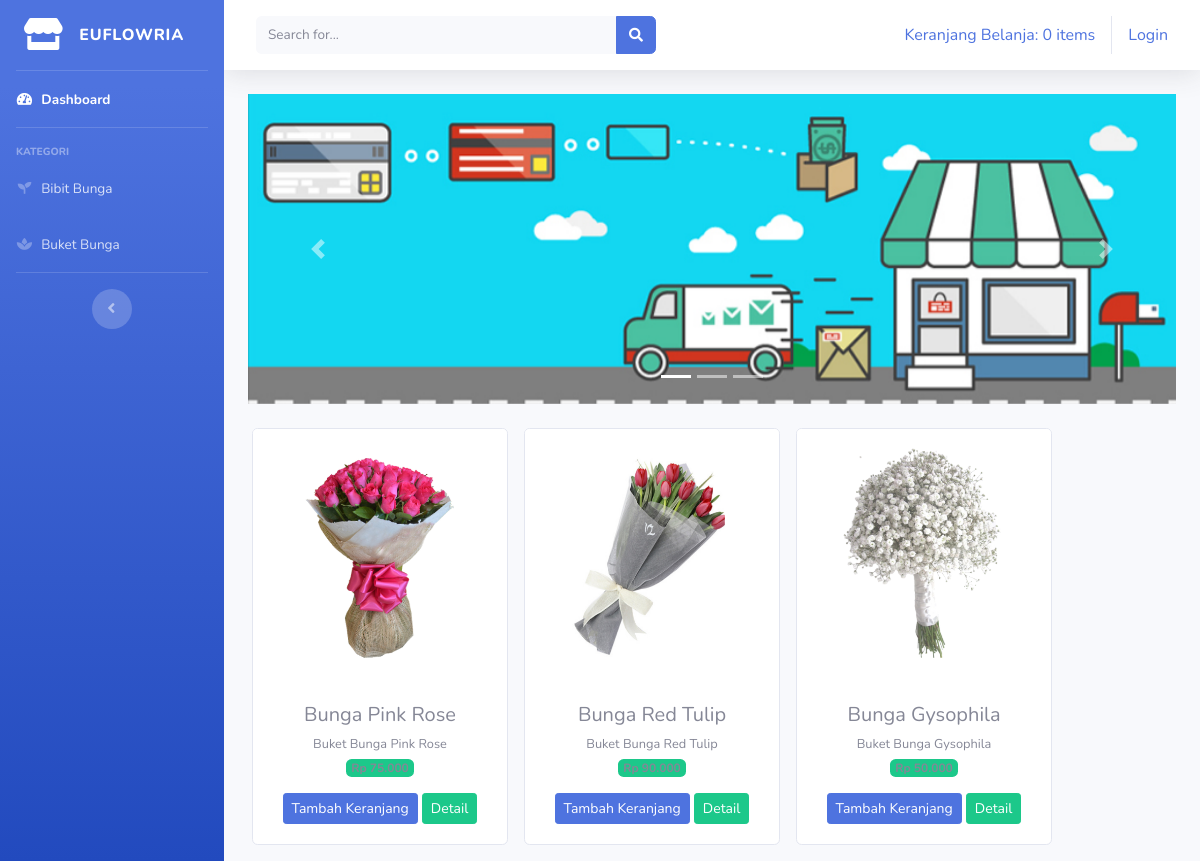
Page /index.php/kategori/buket_bunga on the committed database.
### tables this page shows
CREATE TABLE `tb_barang` (
  `id_brg` int(11) NOT NULL,
  `nama_brg` varchar(120) NOT NULL,
  `keterangan` varchar(225) NOT NULL,
  `kategori` varchar(60) NOT NULL,
  `harga` int(11) NOT NULL,
  `stok` int(4) NOT NULL,
  `gambar` text NOT NULL
);

### application/controllers/kategori.php (called while the page is built, shortened)
<?php
class Kategori extends CI_Controller
{
	public function buket_bunga()
	{
		$data['buket_bunga'] = $this->model_kategori->data_buket_bunga()->result();
		$this->load->view('templates/header');
		$this->load->view('templates/sidebar');
		$this->load->view('buket_bunga', $data);
		$this->load->view('templates/footer');
	}
}

### index.php (called while the page is built, shortened)
<?php
require_once BASEPATH.'core/CodeIgniter.php';

### application/models/model_kategori.php (called while the page is built, shortened)
<?php
class Model_kategori extends CI_Model
{
	public function data_buket_bunga()
	{
		return $this->db->get_where("tb_barang", array('kategori' => 'buket bunga'));
	}
}

### application/views/buket_bunga.php (the view, shortened to what this page needs)
<div class="container-fluid">
    <div id="carouselExampleIndicators" class="carousel slide" data-ride="carousel">
        <ol class="carousel-indicators">
            <li data-target="#carouselExampleIndicators" data-slide-to="0" class="active"></li>
            <li data-target="#carouselExampleIndicators" data-slide-to="1"></li>
            <li data-target="#carouselExampleIndicators" data-slide-to="2"></li>
        </ol>
        <div class="carousel-inner">
            <div class="carousel-item active">
                <img src="<?php echo base_url('assets/img/slider1.jpg') ?>" class="d-block w-100" alt="gambar">
            </div>
        </div>
        <a class="carousel-control-prev" href="#carouselExampleIndicators" role="button" data-slide="prev">
            <span class="carousel-control-prev-icon" aria-hidden="true"></span>
        </a>
        <a class="carousel-control-next" href="#carouselExampleIndicators" role="button" data-slide="next">
            <span class="carousel-control-next-icon" aria-hidden="true"></span>
        </a>
    </div>
    <div class="row text-center mt-4">
        <?php foreach ($buket_bunga as $brg) : ?>
            <div class="card ml-3 mb-3" style="width: 16rem;">
                <img src="<?php echo base_url() . '/uploads/' . $brg->gambar ?>" class="card-img-top" alt="...">
                <div class="card-body">
                    <h5 class="card-title mb-1"><?php echo $brg->nama_brg ?></h5>
                    <small><?php echo $brg->keterangan ?></small><br>
                    <span class="badge bg-success mb-3">Rp <?php echo number_format($brg->harga, 0, ',', '.') ?></span><br>
                    <?php echo anchor('dashboard/tambah_keranjang/' . $brg->id_brg, '<div class="btn btn-sm btn-primary">Tambah Keranjang</div>') ?>
                    <?php echo anchor('dashboard/detail/' . $brg->id_brg, '<div class="btn btn-sm btn-success">Detail</div>') ?>
                </div>
            </div>
        <?php endforeach; ?>
    </div>
</div>

### application/views/templates/header.php (shortened to what this page needs)
<!DOCTYPE html>
<html lang="en">
<head>
    <link href="<?php echo base_url() ?>assets/vendor/fontawesome-free/css/all.min.css" rel="stylesheet" type="text/css">
    <link href="<?php echo base_url() ?>assets/css/sb-admin-2.min.css" rel="stylesheet">
</head>
<body class="bg-gradient-primary">

### application/views/templates/sidebar.php (shortened to what this page needs)
<body id="page-top">
    <div id="wrapper">
        <ul class="navbar-nav bg-gradient-primary sidebar sidebar-dark accordion" id="accordionSidebar">
            <a class="sidebar-brand d-flex align-items-center justify-content-center" href="<?php echo base_url('Welcome/') ?>">
                <div class="sidebar-brand-icon">
                    <i class="fas fa-store"></i>
                </div>
                <div class="sidebar-brand-text mx-3">EUFLOWRIA</div>
            </a>
            <hr class="sidebar-divider my-0">
            <li class="nav-item active">
                <a class="nav-link" href="<?php echo base_url('Welcome/') ?>">
                    <i class="fas fa-fw fa-tachometer-alt"></i>
                    <span>Dashboard</span>
                </a>
            </li>
            <hr class="sidebar-divider">
            <div class="sidebar-heading">
                Kategori
            </div>
            <li class="nav-item">
                <a class="nav-link" href="<?php echo base_url('kategori/bibit_bunga') ?>">
                    <i class="fas fa-fw fa-seedling"></i>
                    <span>Bibit Bunga</span></a>
            </li>
            <li class="nav-item">
                <a class="nav-link" href="<?php echo base_url('kategori/buket_bunga') ?>">
                    <i class="fas fa-fw fa-spa"></i>
                    <span>Buket Bunga</span></a>
            </li>
            <hr class="sidebar-divider d-none d-md-block">
            <div class="text-center d-none d-md-inline">
                <button class="rounded-circle border-0" id="sidebarToggle"></button>
            </div>
        </ul>
        <div id="content-wrapper" class="d-flex flex-column">
            <div id="content">
                <nav class="navbar navbar-expand navbar-light bg-white topbar mb-4 static-top shadow">
                    <form class="d-none d-sm-inline-block form-inline mr-auto ml-md-3 my-2 my-md-0 mw-100 navbar-search">
                        <div class="input-group">
                            <input type="text" class="form-control bg-light border-0 small" placeholder="Search for..." aria-label="Search" aria-describedby="basic-addon2">
                            <div class="input-group-append">
                                <button class="btn btn-primary" type="button">
                                    <i class="fas fa-search fa-sm"></i>
                                </button>
                            </div>
                        </div>
                    </form>
                    <ul class="navbar-nav ml-auto">
                        <div class="navbar">
                            <ul class="nav navbar-nav navbar-right">
                                <li>
                                    <?php
                                    $keranjang = 'Keranjang Belanja: ' . $this->cart->total_items() . ' items'
                                    ?>
                                    <?php echo anchor('dashboard/detail_keranjang', $keranjang) ?>
                                </li>
                            </ul>
                            <ul class="na navbar-nav navbar-right">
                                <?php if ($this->session->userdata('username')) { ?>
                                    <li>
                                        <div>Selamat Datang <?php echo $this->session->userdata('username') . ' !' ?></div>
                                    </li>
                                    <li class="ml-2"><?php echo anchor('auth/logout', 'Logout'); ?></li>
                                <?php } else { ?>
                                    <li><?php echo anchor('auth/login', 'Login'); ?></li>
                                <?php } ?>
                            </ul>
                        </div>
                    </ul>
                </nav>

### application/views/templates/footer.php (shortened to what this page needs)
</body>
</html>

### rows in the picture
tb_barang: gambar (picture), nama_brg "Bunga Pink Rose", keterangan "Buket Bunga Pink Rose", id_brg "Tambah Keranjang", id_brg "Detail"
tb_barang: gambar (picture), nama_brg "Bunga Red Tulip", keterangan "Buket Bunga Red Tulip", id_brg "Tambah Keranjang", id_brg "Detail"
tb_barang: gambar (picture), nama_brg "Bunga Gysophila", keterangan "Buket Bunga Gysophila", id_brg "Tambah Keranjang", id_brg "Detail"

### other values in the picture
anchor('dashboard/detail_keranjang', $keranjang) "Keranjang Belanja: 0 items"
anchor('auth/login', 'Login') "Login"
